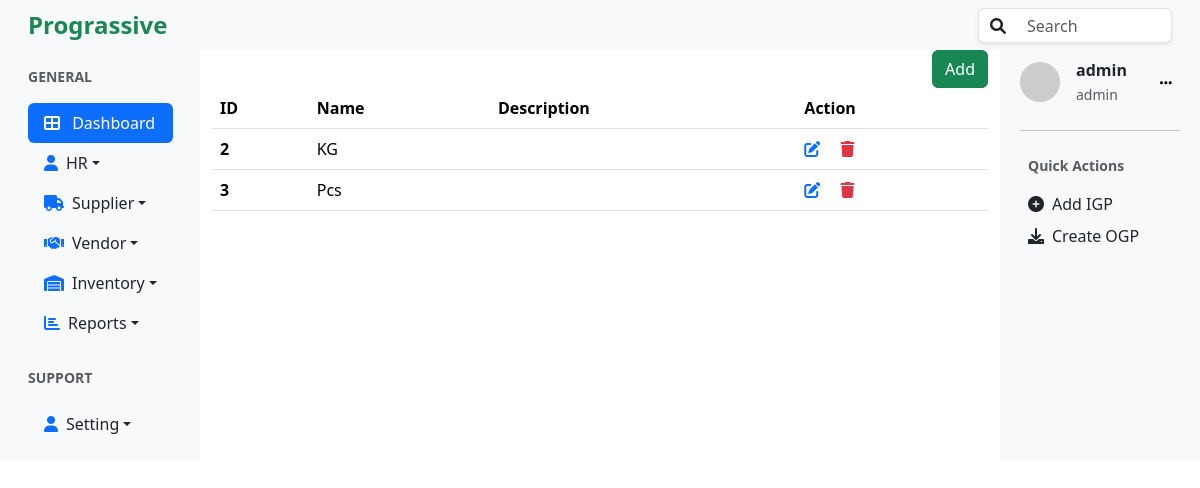
Page /units/list/ (signed in) on the committed database.
### units/models.py (models this page shows, shortened)
class Unit(models.Model):
    name=models.CharField(max_length=50, null=False, blank=False, unique=True)
    description=models.TextField(null=True, blank=True)

### accounts/models.py (models this page shows, shortened)
class User(AbstractUser):
    role = models.ForeignKey(Role, on_delete=models.SET_NULL, null=True, blank=True)

class Role(models.Model):
    ADMIN = 'admin'
    HR = 'hr'
    STAFF = 'staff'
    ROLE_CHOICES = [
        (ADMIN, 'Admin'),
        (HR, 'HR'),
        (STAFF, 'Staff'),
    ]
    name = models.CharField(max_length=50, choices=ROLE_CHOICES, default=STAFF)
    description = models.TextField(blank=True)
    def __str__(self):
        return self.name

### units/views.py (the view)
# urls.py: path('list/', views.unit_list, name="unit_list"),
@login_required
@role_required('staff','hr','admin')
def unit_list(request):
    units = Unit.objects.all()
    return render(request, 'unit_list.html', {"units":units})

### units/templates/unit_list.html
{% extends 'base.html' %}
{% block content%}
<div class="d-flex justify-content-end">
    <a href="{% url 'create_unit'%}">
    <button type="button" class="btn btn-success">Add</button></a>
</div>
<table class="table table-hover">
    <thead>
      <tr>
        <th scope="col">ID</th>
        <th scope="col">Name</th>
        <th scope="col">Description</th>
        <th scope="col">Action</th>
      </tr>
    </thead>
    <tbody>
    {% for unit in units %}
    <tr>
        <th>{{unit.id}}</th>
        <td>{{unit.name}}</td>
        <td>{{unit.description}}</td>
        <td>
            <a href="{% url 'update_unit' unit.id %}" class="text-primary"><i class="fa fa-edit"></i></a>
            <a href="{% url 'delete_unit' unit.id %}" class="text-danger ms-3"><i class="fa fa-trash"></i></a>
        </td>
      </tr>
      {%endfor %}
    </tbody>
</table>
{% endblock%}

### templates/right_sidebar.html (shortened to what this page needs)
<div class=" bg-light p-2">
  <div class="d-flex align-items-center mb-4 ml-2">
    <img
      src="https://ui-avatars.com/api/?name={{user.username}}"
      alt="User Avatar"
      class="rounded-circle me-3"
      width="40"
    />
    <div>
      <p class="mb-0 fw-bold">{{user.username}}</p>
      <small class="text-muted">{{user.role}}</small>
    </div>
    <button class="btn btn-light btn-sm ms-auto" style="box-shadow: none; border:1px;">
      <i class="fa fa-ellipsis-h"></i>
    </button>
  </div>
  <hr />
  <div class="mb-4 p-2">
    <p class="text-muted small fw-bold">Quick Actions</p>
    <ul class="list-unstyled">
      <li class="mb-2">
        <a href="{% url 'create_igp'%}" class="d-flex align-items-center text-dark text-decoration-none">
          <i class="fa fa-plus-circle me-2"></i> Add IGP
        </a>
      </li>
      <li>
        <a href="#" class="d-flex align-items-center text-dark text-decoration-none">
          <i class="fa fa-download me-2"></i> Create OGP
        </a>
      </li>
    </ul>
  </div>
</div>

### rows in the picture
Unit: id "2", name "KG"
Unit: id "3", name "Pcs"
User: username "admin", role "admin"
